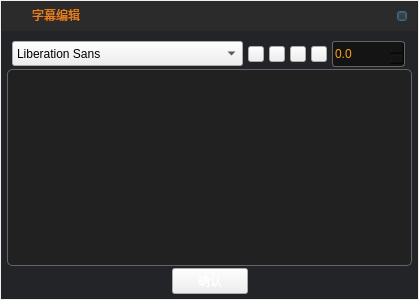
<?xml version="1.0" encoding="UTF-8"?>
<ui version="4.0">
 <class>QTxtDialog</class>
 <widget class="QDialog" name="QTxtDialog">
  <property name="geometry">
   <rect>
    <x>0</x>
    <y>0</y>
    <width>419</width>
    <height>300</height>
   </rect>
  </property>
  <property name="minimumSize">
   <size>
    <width>419</width>
    <height>300</height>
   </size>
  </property>
  <property name="maximumSize">
   <size>
    <width>419</width>
    <height>300</height>
   </size>
  </property>
  <property name="windowTitle">
   <string>QTxtDialog</string>
  </property>
  <property name="styleSheet">
   <string notr="true">QDialog#QTxtDialog
{
	border-image: url(:/SeedUI/Resources/SeedUI/PC_Camera.png);
}</string>
  </property>
  <layout class="QGridLayout" name="gridLayout">
   <property name="sizeConstraint">
    <enum>QLayout::SetDefaultConstraint</enum>
   </property>
   <property name="margin">
    <number>1</number>
   </property>
   <property name="spacing">
    <number>0</number>
   </property>
   <item row="0" column="0">
    <widget class="QWidget" name="widget" native="true">
     <property name="styleSheet">
      <string notr="true">QWidget#widget
{
	background-color: rgb(34, 36, 40);
}</string>
     </property>
     <layout class="QVBoxLayout" name="verticalLayout">
      <property name="spacing">
       <number>2</number>
      </property>
      <property name="leftMargin">
       <number>1</number>
      </property>
      <property name="topMargin">
       <number>0</number>
      </property>
      <property name="rightMargin">
       <number>1</number>
      </property>
      <property name="bottomMargin">
       <number>5</number>
      </property>
      <item>
       <widget class="QWidget" name="widget_2" native="true">
        <property name="minimumSize">
         <size>
          <width>0</width>
          <height>30</height>
         </size>
        </property>
        <property name="maximumSize">
         <size>
          <width>16777215</width>
          <height>30</height>
         </size>
        </property>
        <property name="styleSheet">
         <string notr="true">QWidget#widget_2
{
	background-color: rgb(43, 43, 43);
}
</string>
        </property>
        <widget class="QLabel" name="label">
         <property name="geometry">
          <rect>
           <x>30</x>
           <y>8</y>
           <width>54</width>
           <height>12</height>
          </rect>
         </property>
         <property name="styleSheet">
          <string notr="true">color: rgb(234, 126, 24);
background-color: rgb(43, 43, 43);</string>
         </property>
         <property name="text">
          <string>字幕编辑</string>
         </property>
        </widget>
        <widget class="QLabel" name="label_2">
         <property name="geometry">
          <rect>
           <x>10</x>
           <y>8</y>
           <width>15</width>
           <height>14</height>
          </rect>
         </property>
         <property name="styleSheet">
          <string notr="true">border-image: url(:/SeedUI/Resources/SeedUI/SeedUI_txt.png);
background-color: rgb(43, 43, 43);</string>
         </property>
         <property name="text">
          <string/>
         </property>
        </widget>
        <widget class="QPushButton" name="Close_pushButton">
         <property name="enabled">
          <bool>true</bool>
         </property>
         <property name="geometry">
          <rect>
           <x>395</x>
           <y>10</y>
           <width>10</width>
           <height>10</height>
          </rect>
         </property>
         <property name="styleSheet">
          <string notr="true">QPushButton#Close_pushButton{
	background-color: rgb(43, 43, 43);
	border-image: url(:/Close/Resources/Close_Normal.png);
}
QPushButton#Close_pushButton:hover{
	background-color: rgb(43, 43, 43);
	border-image: url(:/Close/Resources/Close_Hover.png);
}
QPushButton#Close_pushButton:disabled{
	background-color: rgb(43, 43, 43);
	border-image: url(:/Close/Resources/Close_Disabled.png);
}
QPushButton#Close_pushButton:checked{
	background-color: rgb(43, 43, 43);
	border-image: url(:/Close/Resources/Close_checked.png);
}
</string>
         </property>
         <property name="text">
          <string/>
         </property>
        </widget>
       </widget>
      </item>
      <item>
       <layout class="QHBoxLayout" name="horizontalLayout">
        <property name="spacing">
         <number>5</number>
        </property>
        <property name="leftMargin">
         <number>10</number>
        </property>
        <property name="topMargin">
         <number>8</number>
        </property>
        <property name="rightMargin">
         <number>12</number>
        </property>
        <property name="bottomMargin">
         <number>0</number>
        </property>
        <item>
         <widget class="QFontComboBox" name="fontComboBox">
          <property name="minimumSize">
           <size>
            <width>0</width>
            <height>20</height>
           </size>
          </property>
          <property name="maximumSize">
           <size>
            <width>16777215</width>
            <height>25</height>
           </size>
          </property>
          <property name="styleSheet">
           <string notr="true">QComboBox#fontComboBox {
    background-color: black;
    border: 1px solid rgb(100, 100, 100);
    color: white;
    padding:1px 2em 1px 3px;
	font: 75 14px &quot;微软雅黑&quot;;
	border-radius:5px;
	color: rgb(254, 161, 24);
}
QComboBox#fontComboBox:hover {
    background-color: rgb(24, 24, 24);
    border: 1px solid #333333;
    color: white;
    padding:1px 2em 1px 3px;
	font: 75 14px &quot;微软雅黑&quot;;
	border-radius:5px;
	color: rgb(254, 161, 24);
}
QComboBox#fontComboBox::drop-down {
    subcontrol-origin: padding;
    subcontrol-position: top right;
    border-left: 1px solid #333333;
	width: 25px;
}/* 下拉按钮 */
QComboBox#fontComboBox::drop-down:hover {
  	subcontrol-origin: padding;
    subcontrol-position: top right;
    border-left: 1px solid #333333;
	background-color: rgb(83, 83, 83);
}/* 下拉按钮 鼠标移动 */
QComboBox#fontComboBox::down-arrow {
    border: 1px solid #333333;
    width: 8px;
    height: 5px;
    background: rgb(83, 83, 83);
	border-bottom-left-radius: 5px; 
	border-bottom-right-radius: 5px; 
}/* 下拉箭头 */
QComboBox#fontComboBox::down-arrow:hover {
    border: 1px solid #333333;
    width: 8px;
    height: 5px;
    background: rgb(170, 170, 170);
	border-bottom-left-radius: 5px; 
	border-bottom-right-radius: 5px; 
}/* 下拉箭头 鼠标移动 */
QComboBox#fontComboBox QAbstractItemView{
	outline:0px;/*去掉虚线*/
	color: rgb(209, 209, 209);
	font: 75 14px &quot;微软雅黑&quot;;
	background-color: rgb(43, 43, 43);
	 selection-background-color: QLinearGradient( x1: 0, y1: 0, x2: 0, y2: 1, stop: 0 #ffa02f, stop: 1 #d7801a);
}/* 下拉选择 */
QComboBox#fontComboBox QAbstractItemView::item{height:20px;}/*下拉选择高度*/</string>
          </property>
          <property name="editable">
           <bool>false</bool>
          </property>
         </widget>
        </item>
        <item>
         <widget class="QPushButton" name="butTexItalic">
          <property name="minimumSize">
           <size>
            <width>16</width>
            <height>16</height>
           </size>
          </property>
          <property name="maximumSize">
           <size>
            <width>16</width>
            <height>16</height>
           </size>
          </property>
          <property name="font">
           <font>
            <family>微软雅黑</family>
            <weight>50</weight>
            <italic>false</italic>
            <bold>false</bold>
           </font>
          </property>
          <property name="styleSheet">
           <string notr="true">QPushButton#butTexItalic
{
	border-image: url(:/SeedUI/Resources/SeedUI/Italic.png);
}

QPushButton#butTexItalic:hover
{
	border-image: url(:/SeedUI/Resources/SeedUI/Italic_H.png);
}

QPushButton#butTexItalic:checked
{
	border-image: url(:/SeedUI/Resources/SeedUI/Italic_C.png);
}

QPushButton#butTexItalic:checked:hover
{
	border-image: url(:/SeedUI/Resources/SeedUI/Italic_C_H.png);
}

QPushButton#butTexItalic:disable
{
	border-image: url(:/SeedUI/Resources/SeedUI/Italic_D.png);
}
</string>
          </property>
          <property name="text">
           <string/>
          </property>
          <property name="checkable">
           <bool>true</bool>
          </property>
         </widget>
        </item>
        <item>
         <widget class="QPushButton" name="butTexBold">
          <property name="maximumSize">
           <size>
            <width>16</width>
            <height>16</height>
           </size>
          </property>
          <property name="font">
           <font>
            <family>微软雅黑</family>
            <weight>50</weight>
            <italic>false</italic>
            <bold>false</bold>
           </font>
          </property>
          <property name="styleSheet">
           <string notr="true">
QPushButton#butTexBold
{
	border-image: url(:/SeedUI/Resources/SeedUI/Overstriking.png);
}

QPushButton#butTexBold:hover
{
	border-image: url(:/SeedUI/Resources/SeedUI/Overstiking_H.png);
}

QPushButton#butTexBold:checked
{
	border-image: url(:/SeedUI/Resources/SeedUI/Overstriking_C.png);
}

QPushButton#butTexBold:checked:hover
{
	border-image: url(:/SeedUI/Resources/SeedUI/Overstriking_C_H.png);
}

QPushButton#butTexBold:disable
{
	border-image: url(:/SeedUI/Resources/SeedUI/Overstriking_D.png);
}

</string>
          </property>
          <property name="text">
           <string/>
          </property>
          <property name="checkable">
           <bool>true</bool>
          </property>
         </widget>
        </item>
        <item>
         <widget class="QPushButton" name="butTexSizeByWidth">
          <property name="maximumSize">
           <size>
            <width>16</width>
            <height>16</height>
           </size>
          </property>
          <property name="styleSheet">
           <string notr="true">QPushButton#butTexSizeByWidth
{
	border-image: url(:/SeedUI/Resources/SeedUI/RollingMode.png);
}

QPushButton#butTexSizeByWidth:hover
{
	border-image: url(:/SeedUI/Resources/SeedUI/RollingMode_H.png);
}

QPushButton#butTexSizeByWidth:checked
{
	border-image: url(:/SeedUI/Resources/SeedUI/RollingMode_C.png);
}

QPushButton#butTexSizeByWidth:checked:hover
{
	border-image: url(:/SeedUI/Resources/SeedUI/RollingMode_C_H.png);
}

QPushButton#butTexSizeByWidth:disable
{
	border-image: url(:/SeedUI/Resources/SeedUI/RollingMode_D.png);
}
</string>
          </property>
          <property name="text">
           <string/>
          </property>
          <property name="checkable">
           <bool>true</bool>
          </property>
         </widget>
        </item>
        <item>
         <widget class="QPushButton" name="butTexColor">
          <property name="minimumSize">
           <size>
            <width>16</width>
            <height>16</height>
           </size>
          </property>
          <property name="maximumSize">
           <size>
            <width>16</width>
            <height>16</height>
           </size>
          </property>
          <property name="styleSheet">
           <string notr="true"/>
          </property>
          <property name="text">
           <string/>
          </property>
         </widget>
        </item>
        <item>
         <widget class="QDoubleSpinBox" name="dspScrollCharPerSecond">
          <property name="styleSheet">
           <string notr="true">QDoubleSpinBox#dspScrollCharPerSecond {
        border-radius:3px;
        height: 24px;
        min-width: 40px;
        border: 1px solid rgb(100, 100, 100);
        background: rgb(20, 20, 20);
 		color: rgb(254, 161, 24);
}
QDobleSpinBox#dspScrollCharPerSecond :enabled {
       color: rgb(254, 181, 24);
}
QDobleSpinBox#dspScrollCharPerSecond :enabled:hover, QLineEdit:enabled:focus {
       color: rgb(254, 181, 24);
}
QDobleSpinBox#dspScrollCharPerSecond :!enabled {
        color: rgb(255, 255, 255);
        background: transparent;
}</string>
          </property>
          <property name="decimals">
           <number>1</number>
          </property>
          <property name="maximum">
           <double>9.000000000000000</double>
          </property>
          <property name="singleStep">
           <double>0.200000000000000</double>
          </property>
         </widget>
        </item>
       </layout>
      </item>
      <item>
       <layout class="QHBoxLayout" name="horizontalLayout_3">
        <property name="spacing">
         <number>0</number>
        </property>
        <item>
         <spacer name="horizontalSpacer_3">
          <property name="orientation">
           <enum>Qt::Horizontal</enum>
          </property>
          <property name="sizeType">
           <enum>QSizePolicy::Fixed</enum>
          </property>
          <property name="sizeHint" stdset="0">
           <size>
            <width>5</width>
            <height>20</height>
           </size>
          </property>
         </spacer>
        </item>
        <item>
         <widget class="QTextEdit" name="texInput">
          <property name="styleSheet">
           <string notr="true">QTextEdit
{
  border-radius:5px;
  border: 1px solid rgb(100, 100, 100);
  background-color: rgb(33, 33, 33);
  color: rgb(254, 161, 24);
  font: 14px &quot;微软雅黑&quot;;
}</string>
          </property>
          <property name="html">
           <string>&lt;!DOCTYPE HTML PUBLIC &quot;-//W3C//DTD HTML 4.0//EN&quot; &quot;http://www.w3.org/TR/REC-html40/strict.dtd&quot;&gt;
&lt;html&gt;&lt;head&gt;&lt;meta name=&quot;qrichtext&quot; content=&quot;1&quot; /&gt;&lt;style type=&quot;text/css&quot;&gt;
p, li { white-space: pre-wrap; }
&lt;/style&gt;&lt;/head&gt;&lt;body style=&quot; font-family:'微软雅黑'; font-size:14px; font-weight:400; font-style:normal;&quot;&gt;
&lt;p style=&quot;-qt-paragraph-type:empty; margin-top:0px; margin-bottom:0px; margin-left:0px; margin-right:0px; -qt-block-indent:0; text-indent:0px;&quot;&gt;&lt;br /&gt;&lt;/p&gt;&lt;/body&gt;&lt;/html&gt;</string>
          </property>
         </widget>
        </item>
        <item>
         <spacer name="horizontalSpacer_4">
          <property name="orientation">
           <enum>Qt::Horizontal</enum>
          </property>
          <property name="sizeType">
           <enum>QSizePolicy::Fixed</enum>
          </property>
          <property name="sizeHint" stdset="0">
           <size>
            <width>5</width>
            <height>10</height>
           </size>
          </property>
         </spacer>
        </item>
       </layout>
      </item>
      <item>
       <widget class="QWidget" name="widget_3" native="true">
        <property name="minimumSize">
         <size>
          <width>0</width>
          <height>25</height>
         </size>
        </property>
        <property name="baseSize">
         <size>
          <width>0</width>
          <height>0</height>
         </size>
        </property>
        <layout class="QHBoxLayout" name="horizontalLayout_2">
         <property name="spacing">
          <number>0</number>
         </property>
         <property name="margin">
          <number>0</number>
         </property>
         <item>
          <spacer name="horizontalSpacer">
           <property name="orientation">
            <enum>Qt::Horizontal</enum>
           </property>
           <property name="sizeHint" stdset="0">
            <size>
             <width>175</width>
             <height>20</height>
            </size>
           </property>
          </spacer>
         </item>
         <item>
          <widget class="QPushButton" name="pushButton">
           <property name="minimumSize">
            <size>
             <width>60</width>
             <height>20</height>
            </size>
           </property>
           <property name="maximumSize">
            <size>
             <width>16777215</width>
             <height>16777215</height>
            </size>
           </property>
           <property name="styleSheet">
            <string notr="true">QPushButton#pushButton
{
	border-image: url(:/SeedUI/Resources/SeedUI/SmallButtonYellow.png);
	font: 12px &quot;微软雅黑&quot;;
	color: rgb(255, 255, 255);
}

QPushButton#pushButton:hover
{
	border-image: url(:/SeedUI/Resources/SeedUI/SmallButtonYellow_H.png);
}

QPushButton#pushButton:checked
{
	border-image: url(:/SeedUI/Resources/SeedUI/SmallButtonYellow_C.png);
}
</string>
           </property>
           <property name="text">
            <string>确认</string>
           </property>
          </widget>
         </item>
         <item>
          <spacer name="horizontalSpacer_2">
           <property name="orientation">
            <enum>Qt::Horizontal</enum>
           </property>
           <property name="sizeHint" stdset="0">
            <size>
             <width>174</width>
             <height>20</height>
            </size>
           </property>
          </spacer>
         </item>
        </layout>
       </widget>
      </item>
     </layout>
    </widget>
   </item>
  </layout>
 </widget>
 <layoutdefault spacing="6" margin="11"/>
 <resources>
  <include location="rdzbdemo.qrc"/>
 </resources>
 <connections/>
</ui>
